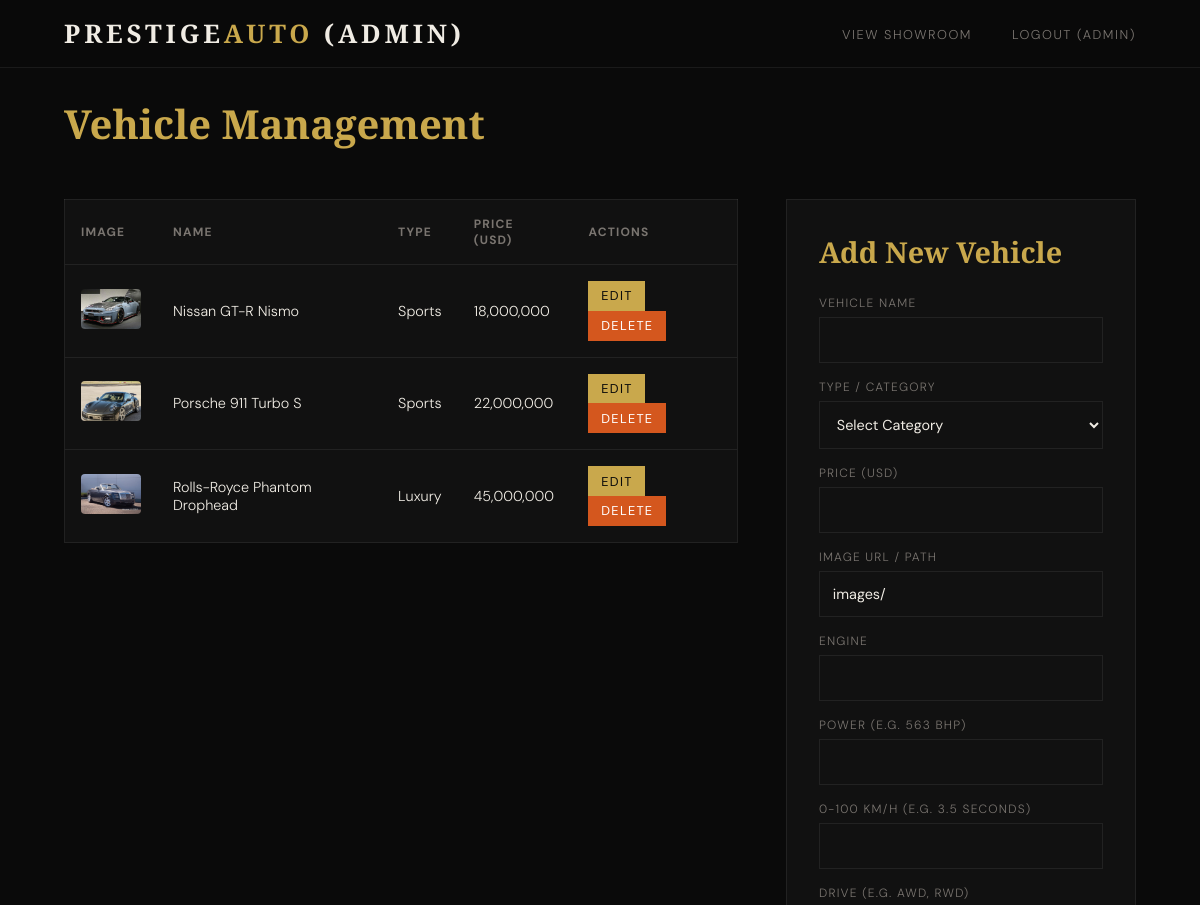
The app's page /frontend/admin.php (signed in, upper part), older data.
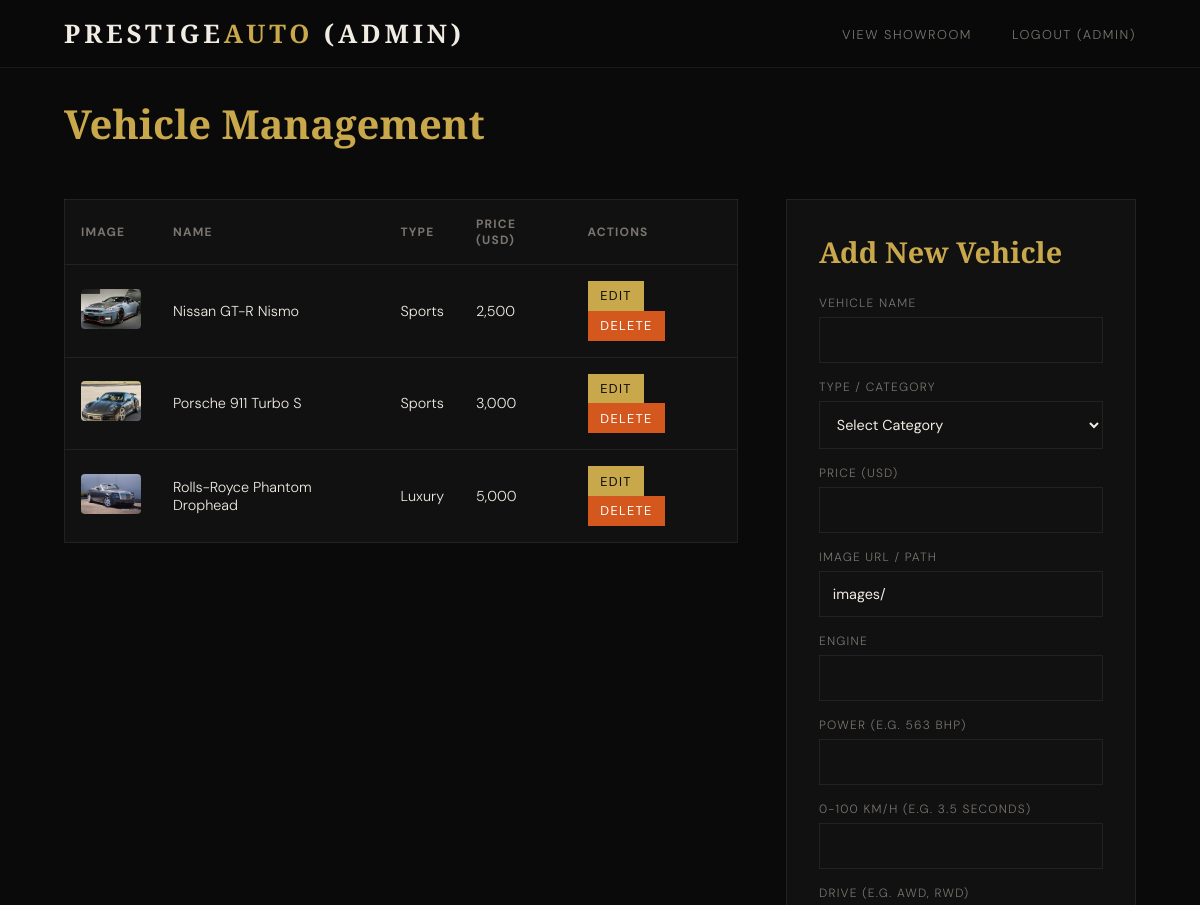
The same page, newer data.
### tables this page shows
CREATE TABLE IF NOT EXISTS vehicles (
    id INT AUTO_INCREMENT PRIMARY KEY,
    name VARCHAR(100) NOT NULL,
    type VARCHAR(50) NOT NULL,
    price DECIMAL(15, 2) NOT NULL,
    image_url VARCHAR(255) NOT NULL,
    description TEXT,
    engine VARCHAR(100),
    power VARCHAR(50),
    acceleration VARCHAR(50),
    drive VARCHAR(50),
    created_at TIMESTAMP DEFAULT CURRENT_TIMESTAMP
);

### frontend/admin.php (the view, shortened to what this page needs)
<?php
require '../backend/db.php';
$stmt = $pdo->query("SELECT * FROM vehicles ORDER BY id DESC");
$vehicles = $stmt->fetchAll(PDO::FETCH_ASSOC);
?>
<!DOCTYPE html>
<html lang="en">
<head>
    <link rel="stylesheet" href="proj.css">
</head>
<body>
    <nav id="mainNav" class="scrolled">
        <a class="nav-logo" href="index.php">PRESTIGE<span>AUTO</span> (ADMIN)</a>
        <ul class="nav-links">
            <li><a href="index.php">View Showroom</a></li>
            <li><a href="../backend/logout.php">Logout (<?= htmlspecialchars($_SESSION['username']) ?>)</a></li>
        </ul>
    </nav>
    <div class="admin-header">
        <h1 class="admin-title">Vehicle Management</h1>
    </div>
    <div class="admin-grid">
        <div>
            <table>
                <thead>
                    <tr>
                        <th>Image</th>
                        <th>Name</th>
                        <th>Type</th>
                        <th>Price (USD)</th>
                        <th>Actions</th>
                    </tr>
                </thead>
                <tbody>
                    <?php foreach ($vehicles as $v): ?>
                    <tr>
                        <td><img src="<?= htmlspecialchars($v['image_url']) ?>" alt="Car"></td>
                        <td><?= htmlspecialchars($v['name']) ?></td>
                        <td><?= htmlspecialchars($v['type']) ?></td>
                        <td><?= number_format($v['price'], 0) ?></td>
                        <td>
                            <button class="btn" style="padding: 0.4rem 0.8rem" onclick='editVehicle(<?= json_encode($v) ?>)'>Edit</button>
                            <form method="POST" style="display:inline;">
                                <button type="submit" class="btn btn-danger" style="padding: 0.4rem 0.8rem" onclick="return confirm('Are you sure you want to delete this vehicle?');">Delete</button>
                            </form>
                        </td>
                    </tr>
                    <?php endforeach; ?>
                </tbody>
            </table>
        </div>
        <div>
            <div class="form-panel">
                <h3 id="formTitle" style="font-family: 'Cormorant Garamond', serif; font-size: 1.8rem; color: var(--gold); margin-bottom: 1.5rem;">Add New Vehicle</h3>
                <form method="POST" id="vehicleForm">
                    <div class="form-group">
                        <label>Vehicle Name</label>
                        <input type="text" name="name" id="f_name" class="form-control" required>
                    </div>
                    <div class="form-group">
                        <label>Type / Category</label>
                        <select name="type" id="f_type" class="form-control" required>
                            <option value="">Select Category</option>
                        </select>
                    </div>
                    <div class="form-group">
                        <label>Price (USD)</label>
                        <input type="number" name="price" id="f_price" class="form-control" step="0.01" required>
                    </div>
                    <div class="form-group">
                        <label>Image URL / Path</label>
                        <input type="text" name="image_url" id="f_image" class="form-control" value="images/" required>
                    </div>
                    <div class="form-group">
                        <label>Engine</label>
                        <input type="text" name="engine" id="f_engine" class="form-control">
                    </div>
                    <div class="form-group">
                        <label>Power (e.g. 563 bhp)</label>
                        <input type="text" name="power" id="f_power" class="form-control">
                    </div>
                    <div class="form-group">
                        <label>0-100 km/h (e.g. 3.5 seconds)</label>
                        <input type="text" name="acceleration" id="f_accel" class="form-control">
                    </div>
                    <div class="form-group">
                        <label>Drive (e.g. AWD, RWD)</label>
                    </div>
                </form>
            </div>
        </div>
    </div>
</body>
</html>

Row changes from the older to the newer data that the page shows:
changed vehicles "Nissan GT-R Nismo": price "18,000,000" → "2,500"
changed vehicles "Porsche 911 Turbo S": price "22,000,000" → "3,000"
changed vehicles "Rolls-Royce Phantom Drophead": price "45,000,000" → "5,000"
